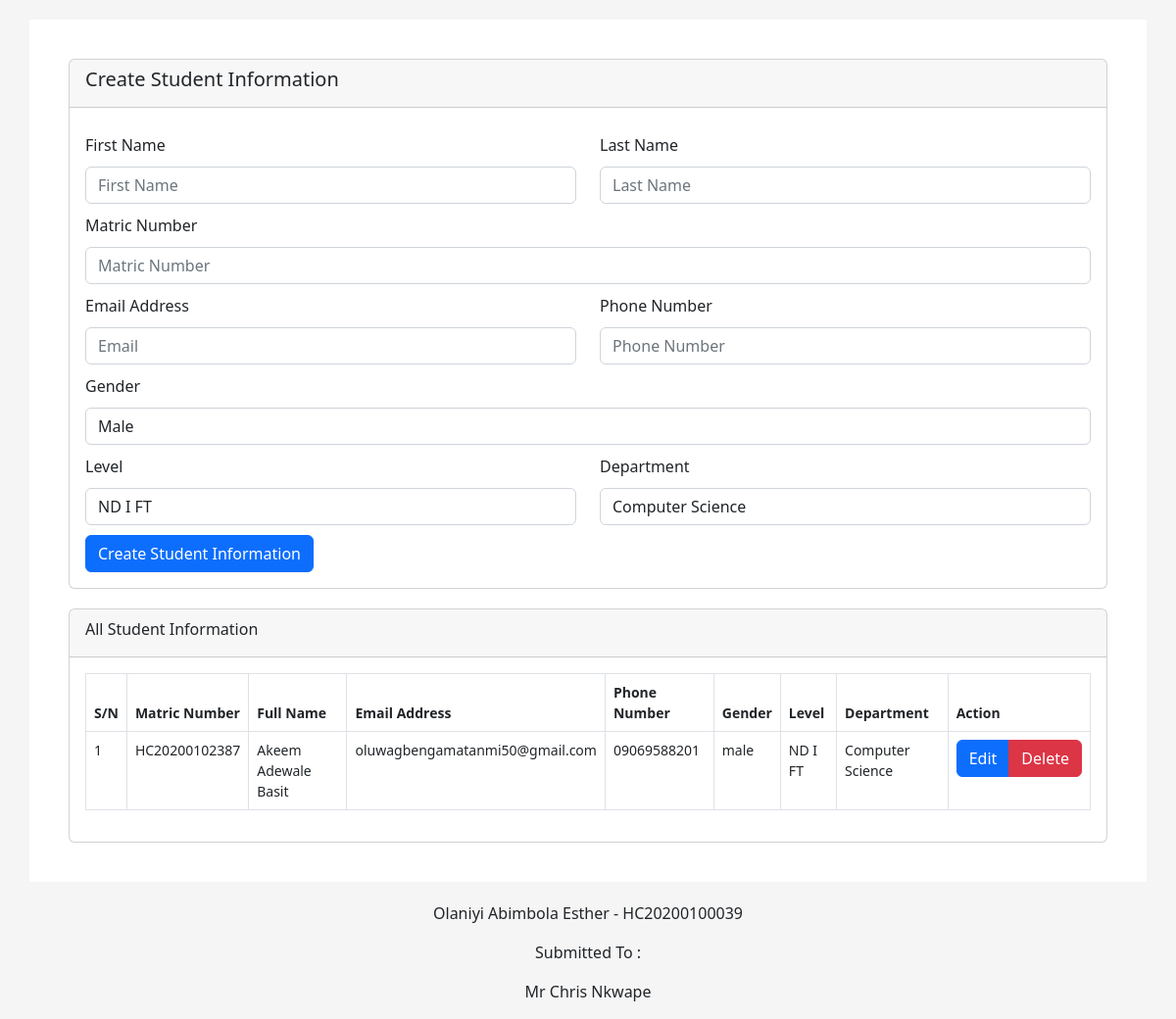
The page / on the database its author committed.
### tables this page shows
CREATE TABLE `students` (
  `id` int(11) NOT NULL,
  `matric_number` varchar(20) NOT NULL,
  `first_name` varchar(50) NOT NULL,
  `last_name` varchar(50) NOT NULL,
  `email` varchar(200) NOT NULL,
  `phone` varchar(50) NOT NULL,
  `gender` varchar(10) NOT NULL,
  `level` varchar(10) NOT NULL,
  `department` int(11) NOT NULL,
  `created_at` timestamp NOT NULL DEFAULT current_timestamp(),
  `updated_at` timestamp NOT NULL DEFAULT current_timestamp()
);

CREATE TABLE `department` (
  `id` int(11) NOT NULL,
  `name` varchar(50) NOT NULL
);

### index.php (the view, shortened to what this page needs)
<?php
 	require_once 'core/config.php';
 ?>
<!DOCTYPE html>
<html>
<head>
	<link rel="stylesheet" type="text/css" href="css/bootstrap.css">
	<link rel="stylesheet" type="text/css" href="css/css.css">
</head>
<body>
	<section id="main">
		<div class="container">
			<div class="row">
				<div class="col-lg-12 col-md-12 col-sm-12 col-xs-12">
					<div class="card card-default">
						<div class="card-header">
							<h5 class="card-title">Create Student Information</h5>
						</div>
						<div class="card-body">
							<form method="post">
								<div class="row">
									<div class="col-sm-6">
										<div class="form-group">
											<label>First Name</label>
											<input type="text" class="form-control" required name="first_name" placeholder="First Name">
										</div>
									</div>
									<div class="col-sm-6">
										<div class="form-group">
											<label>Last Name</label>
											<input type="text" class="form-control" required placeholder="Last Name" name="last_name">
										</div>
									</div>
									<div class="col-sm-12">
										<div class="form-group">
											<label>Matric Number</label>
											<input type="text" class="form-control" required placeholder="Matric Number" name="matric">
										</div>
									</div>
									<div class="col-sm-6">
										<div class="form-group">
											<label>Email Address</label>
											<input type="email" class="form-control" required placeholder="Email" name="email">
										</div>
									</div>
									<div class="col-sm-6">
										<div class="form-group">
											<label>Phone Number</label>
											<input type="text" class="form-control" required placeholder="Phone Number" name="phone">
										</div>
									</div>
									<div class="col-sm-12">
										<div class="form-group">
											<label>Gender</label>
											<select class="form-control" required name="gender">
												<option>Male</option>
											</select>
										</div>
									</div>
									<div class="col-sm-6">
										<div class="form-group">
											<label>Level</label>
											<select class="form-control" name="level" required>
												<?php
													foreach (array('ND I FT','ND II FT','ND I DPT','ND II DPT','ND RPTY1','ND RPTY2','ND RPTY3','HND I FT','HND II FT','HND I DPT','HND II DPT') as $value) {
														?>
														<option><?= $value ?></option>
														<?php
													}
												?>
											</select>
										</div>
									</div>
									<div class="col-sm-6">
										<div class="form-group">
											<label>Department</label>
											<select class="form-control" name="department" required >
												<?php
													$sql = $db->query("SELECT * FROM department ORDER BY name");
													while ($rs = $sql->fetch(PDO::FETCH_ASSOC)) {
														?>
														<option value="<?= $rs['id'] ?>"><?= ucwords($rs['name']) ?></option>
														<?php
													}
												 ?>
											</select>
										</div>
									</div>
								</div>
								<div class="form-group">
									<input type="submit" class="btn btn-primary" value="Create Student Information" name="create">
								</div>
							</form>
						</div>
					</div>
				</div>
				<div class="col-lg-12 col-md-12 col-sm-12 col-xs-12 " style="margin-top: 20px;">
					<div class="card card-default ">
						<div class="card-header">
							<div class="card-title">All Student Information</div>
						</div>
						<div class="card-body">
							<div class="table-responsive">
								<table class="table table-bordered">
									<thead>
										<tr>
											<th>S/N</th>
											<th>Matric Number</th>
											<th>Full Name</th>
											<th>Email Address</th>
											<th>Phone Number</th>
											<th>Gender</th>
											<th>Level</th>
											<th>Department</th>
											<th>Action</th>
										</tr>
									</thead>
									<tbody>
										<?php
											$sn =1;
											$sql = $db->query("SELECT s.*, d.name as department FROM students s INNER JOIN department d ON s.department = d.id ORDER BY matric_number");
											while ($rs = $sql->fetch(PDO::FETCH_ASSOC)) {
												?>
												<tr>
													<td><?= $sn++ ?></td>
													<td><?= strtoupper($rs['matric_number']) ?></td>
													<td><?= ucwords($rs['first_name']." ".$rs['last_name']) ?></td>
													<td><?= $rs['email'] ?></td>
													<td><?= $rs['phone'] ?></td>
													<td><?= $rs['gender'] ?></td>
													<td><?= $rs['level'] ?></td>
													<td><?= ucwords($rs['department']) ?></td>
													<td>
														<div class="btn-group">
															<a href="edit.php?id=<?= $rs['id'] ?>" class="btn btn-primary">Edit</a>
															<a href="?id=<?= $rs['id'] ?>" onclick="return confirm('Are you sure, you want to delete this record')" class="btn btn-danger">Delete</a>
														</div>
													</td>
												</tr>
												<?php
											}
										?>
									</tbody>
								</table>
							</div>
						</div>
					</div>
				</div>
			</div>
		</div>
	</section>
	<?php require_once 'footer.php'; ?>
</body>
</html>

### footer.php
<footer>
	<p align="center">Olaniyi Abimbola Esther &dash; HC20200100039</p>
	<p align="center">Submitted To :</p>
	<p align="center">Mr Chris Nkwape</p>
</footer>

### css/css.css (style rules this page uses)
body { background-color: #f5f5f5; }
#main { margin-top: 20px; margin-bottom: 20px; }
#main .container { background-color: #fff; padding: 40px; }
.form-group { margin-top: 10px; }
.form-control { margin-top: 10px; }
table tr, th { font-size: 14px; }

### rows shown on the page
students: matric_number "HC20200102387", first_name+last_name "Akeem Adewale Basit", email "oluwagbengamatanmi50@gmail.com", phone "09069588201", gender "male", level "ND I FT", department.name "Computer Science"

### other values the page prints
form field level "ND I FT"
form field department "Computer Science"
